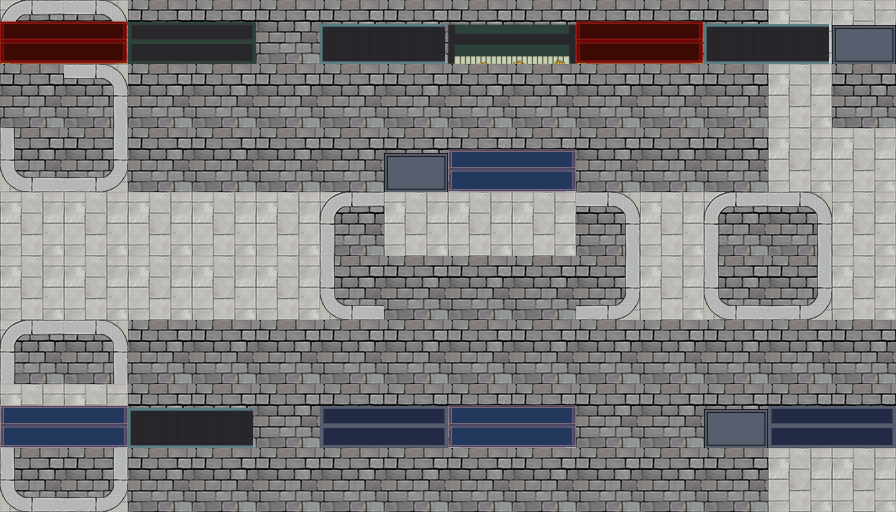

This is a level from a 2D game, rendered from its Tiled map with the project's own tilesets. A one-line summary and the map file follow, with tile-layer data summarised:
An orthogonal 14x8 tile map with 64x64 px tiles, 2 tile layers (Base, Roofs), 13 tilesets and 61 objects (2x box15, tarasque1, tarasque_box1, dragon_vision1, tarasque2, ...).

<map version="1.0" tiledversion="1.1.5" orientation="orthogonal" renderorder="right-down" width="14" height="8" tilewidth="64" tileheight="64" infinite="0" nextobjectid="167">
 <tileset firstgid="1" name="floor_tiles" tilewidth="64" tileheight="64" tilecount="12" columns="3">
  <image source="../textures/floor_tiles.png" width="192" height="256" />
 </tileset>
 <tileset firstgid="13" name="build1" tilewidth="125" tileheight="64" tilecount="2" columns="1">
  <image source="../Art assets/building assets/128_bookstore.png" width="128" height="128" />
  <tile id="0">
   <objectgroup draworder="index">
    <object id="5" x="0" y="64" width="125" />
    <object id="9" x="0" y="24" width="125" height="40" />
   </objectgroup>
  </tile>
 </tileset>
 <tileset firstgid="15" name="64_building_short" tilewidth="64" tileheight="128" tilecount="1" columns="1">
  <image source="../Art assets/building assets/64_building_short.png" width="64" height="128" />
 </tileset>
 <tileset firstgid="16" name="Tarasque" tilewidth="64" tileheight="128" tilecount="16" columns="16">
  <image source="../textures/tarasque_up.png" width="1080" height="214" />
 </tileset>
 <tileset firstgid="32" name="tarasq" tilewidth="64" tileheight="160" tilecount="16" columns="16">
  <image source="../textures/tarasque_up.png" width="1080" height="214" />
 </tileset>
 <tileset firstgid="48" name="tarasqueside" tilewidth="160" tileheight="80" tilecount="37" columns="37">
  <image source="../textures/tarasque_side.png" width="6030" height="128" />
 </tileset>
 <tileset firstgid="85" name="tarasque_side" tilewidth="215" tileheight="128" tilecount="28" columns="28">
  <image source="../textures/tarasque_side.png" width="6030" height="128" />
 </tileset>
 <tileset firstgid="113" name="128_cafe_red" tilewidth="128" tileheight="64" tilecount="2" columns="1">
  <image source="../textures/128_cafe_red.png" width="128" height="127" />
 </tileset>
 <tileset firstgid="115" name="128_cafe_purple" tilewidth="128" tileheight="64" tilecount="2" columns="1">
  <image source="../textures/128_cafe_purple.png" width="128" height="128" />
 </tileset>
 <tileset firstgid="117" name="128_flowershop" tilewidth="128" tileheight="64" tilecount="2" columns="1">
  <image source="../textures/128_flowershop.png" width="128" height="128" />
 </tileset>
 <tileset firstgid="119" name="64_building_short_side" tilewidth="64" tileheight="64" tilecount="2" columns="1">
  <image source="../textures/64_building_short_side.png" width="64" height="128" />
 </tileset>
 <tileset firstgid="121" name="128_cafe_blue" tilewidth="128" tileheight="64" tilecount="2" columns="1">
  <image source="../textures/128_cafe_blue.png" width="128" height="128" />
 </tileset>
 <tileset firstgid="123" name="128_cafe_green" tilewidth="128" tileheight="64" tilecount="2" columns="1">
  <image source="../textures/128_cafe_green.png" width="128" height="128" />
 </tileset>
 <layer name="Base" width="14" height="8">
  <data>[112 cells, 112 non-empty, 6 distinct tile ids]</data>
 </layer>
 <objectgroup name="vision_properties" />
 <objectgroup name="Tarasque">
  <object id="68" name="tarasque1" gid="32" x="295.909" y="419.933" width="64" height="160">
   <properties>
    <property name="bodytype" value="dynamic" />
    <property name="collideBits" value="0001" />
    <property name="debugcolor" value="white" />
    <property name="debugopacity" type="int" value="192" />
    <property name="excludeBits" value="0000" />
    <property name="startframe" type="int" value="0" />
    <property name="texture" value="tarasque" />
    <property name="texture2" value="tarasque_down" />
    <property name="texture3" value="tarasque_up" />
    <property name="turn" type="int" value="1" />
    <property name="type" type="int" value="2" />
    <property name="xinput" type="float" value="0" />
    <property name="yinput" type="float" value="-300" />
   </properties>
  </object>
  <object id="74" name="tarasque_box1" x="316.909" y="302.933" width="40" height="102.964" />
  <object id="108" name="dragon_vision1" x="-31" y="279">
   <properties>
    <property name="a" type="float" value="0.3" />
    <property name="angle" type="int" value="4" />
    <property name="b" type="float" value="0.5" />
    <property name="distance" type="int" value="25" />
    <property name="excludeBits" value="0010" />
    <property name="facing" type="int" value="90" />
    <property name="g" type="float" value="0.2" />
    <property name="r" type="float" value="0.2" />
    <property name="rays" type="int" value="512" />
    <property name="soft" type="bool" value="false" />
   </properties>
  </object>
  <object id="160" name="tarasque2" gid="32" x="604.909" y="420.933" width="64" height="160">
   <properties>
    <property name="bodytype" value="dynamic" />
    <property name="collideBits" value="0001" />
    <property name="debugcolor" value="white" />
    <property name="debugopacity" type="int" value="192" />
    <property name="excludeBits" value="0000" />
    <property name="startframe" type="int" value="0" />
    <property name="texture" value="tarasque" />
    <property name="texture2" value="tarasque_down" />
    <property name="texture3" value="tarasque_up" />
    <property name="turn" type="int" value="1" />
    <property name="type" type="int" value="2" />
    <property name="xinput" type="float" value="0" />
    <property name="yinput" type="float" value="-300" />
   </properties>
  </object>
  <object id="161" name="tarasque_box2" x="625.909" y="303.933" width="40" height="102.964" />
  <object id="162" name="dragon_vision2" x="278" y="280">
   <properties>
    <property name="a" type="float" value="0.3" />
    <property name="angle" type="int" value="4" />
    <property name="b" type="float" value="0.5" />
    <property name="distance" type="int" value="25" />
    <property name="excludeBits" value="0010" />
    <property name="facing" type="int" value="90" />
    <property name="g" type="float" value="0.2" />
    <property name="r" type="float" value="0.2" />
    <property name="rays" type="int" value="512" />
    <property name="soft" type="bool" value="false" />
   </properties>
  </object>
 </objectgroup>
 <objectgroup name="Annette">
  <object id="63" name="annette" x="110" y="175" width="69" height="96">
   <properties>
    <property name="bodytype" value="dynamic" />
    <property name="collideBits" value="0010" />
    <property name="damping" type="float" value="10" />
    <property name="debugcolor" value="white" />
    <property name="debugopacity" type="int" value="192" />
    <property name="density" type="float" value="16" />
    <property name="excludeBits" value="0000" />
    <property name="force" type="float" value="450" />
    <property name="friction" type="float" value="0" />
    <property name="maxspeed" type="float" value="20" />
    <property name="restitution" type="float" value="0" />
    <property name="startframe" type="int" value="3" />
    <property name="texture" value="annette" />
    <property name="texture2" value="annetteDown" />
    <property name="texture3" value="annetteUp" />
    <property name="walklimit" value="4" />
   </properties>
  </object>
  <object id="66" name="annette_box" x="124.124" y="240.349" width="39.1176" height="30.2355" />
 </objectgroup>
 <objectgroup name="Crate">
  <!-- 2 objects omitted --></objectgroup>
 <objectgroup name="Buildings">
  <properties>
   <property name="texture" value="" />
  </properties>
  <!-- 41 objects omitted --></objectgroup>
 <layer name="Roofs" width="14" height="8">
  <data>[112 cells, 15 non-empty, 7 distinct tile ids]</data>
 </layer>
 <objectgroup name="Exit">
  <!-- 2 objects omitted --></objectgroup>
 <objectgroup name="box_Boundaries">
  <!-- 4 objects omitted --></objectgroup>
 <objectgroup name="Bird">
  <!-- 2 objects omitted --></objectgroup>
</map>
<!-- 51 of 61 objects omitted -->
